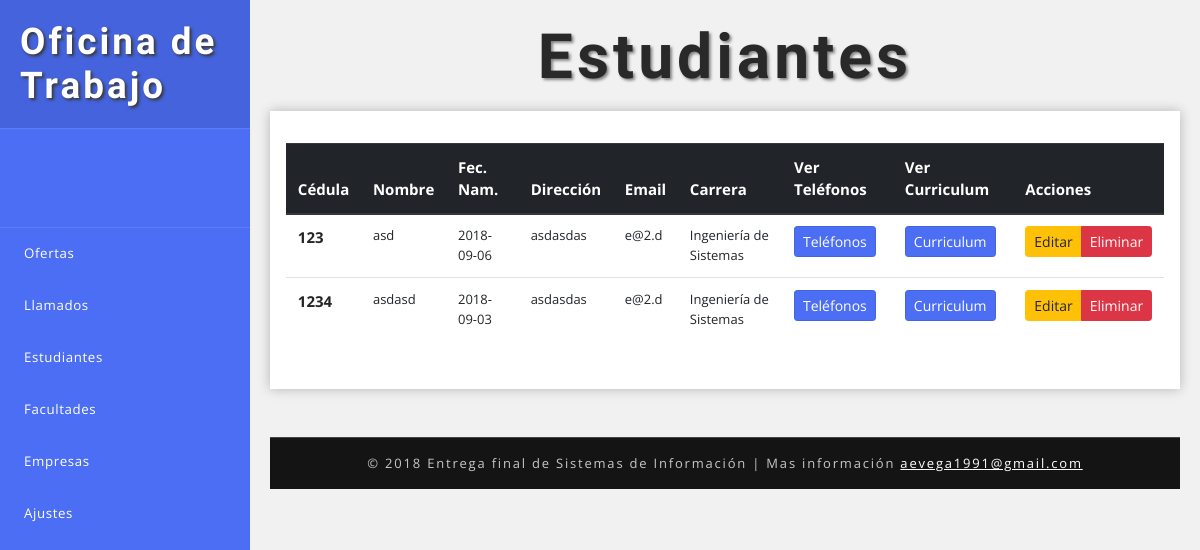
/index.php/estudiantes/view, run on the app's committed database.
### tables this page shows
CREATE TABLE `estudiantes` (
  `est_id` int(11) NOT NULL,
  `est_cedula` varchar(15) NOT NULL,
  `est_nombre` varchar(50) NOT NULL,
  `est_fec_nam` date NOT NULL,
  `est_direccion` varchar(255) NOT NULL,
  `est_email` varchar(100) NOT NULL,
  `est_curriculum` varchar(1000) NOT NULL,
  `car_id` int(11) NOT NULL,
  `est_semestre` int(11) NOT NULL
);

CREATE TABLE `carrera` (
  `carr_id` int(11) NOT NULL,
  `carr_nombre` varchar(100) NOT NULL,
  `carr_unid_cred` int(11) NOT NULL,
  `fac_id` int(11) NOT NULL
);

### application/controllers/Estudiantes.php (called while the page is built, shortened)
<?php
class Estudiantes extends CI_Controller
{
	function __construct()
	{
		$this->load->model('MEstudiantes');
		$this->load->model('MTelefonos');
		$this->load->model('MFacultad');
		$this->load->model('MCarrera');
		$this->load->helper('url');
	}
	public function view()
	{
		$data['estudiantes'] = $this->MEstudiantes->get_estudiantes();
		$this->load->view('layouts/top');
		$this->load->view('estudiantes/list', $data);
		$this->load->view('layouts/bottom');
	}
}
?>

### index.php (called while the page is built, shortened)
<?php
require_once BASEPATH.'core/CodeIgniter.php';

### application/models/MEstudiantes.php (called while the page is built, shortened)
<?php
class MEstudiantes extends CI_Model
{
	public function get_estudiantes($id = FALSE)
	{
		$this->db->join('carrera', 'estudiantes.car_id = carrera.carr_id', 'left');
		if ($id === FALSE)
	    {
	        $query = $this->db->get('estudiantes');
	        return $query->result_array();
	    }
		$query = $this->db->get_where('estudiantes', array('estudiantes.est_id' => $id));
	    return $query->row_array();
	}
}
 ?>

### application/views/estudiantes/list.php (the view, shortened to what this page needs)
<h2 class="main-title-w3layouts mb-2 text-center">Estudiantes</h2>
<section class="tables-section">
    <div class="outer-w3-agile mt-3"  style="overflow-x:auto;">
		<table class="table">
	        <thead class="thead-dark">
	            <tr>
	                <th scope="col">Cédula</th>
	                <th scope="col">Nombre</th>
	                <th scope="col">Fec. Nam.</th>
	                <th scope="col">Dirección</th>
	                <th scope="col">Email</th>
	                <th scope="col">Carrera</th>
	                <th scope="col">Ver Teléfonos</th>
	                <th scope="col">Ver Curriculum</th>
	                <th scope="col">Acciones</th>
	            </tr>
	        </thead>
	        <tbody>
	        	<?php foreach ($estudiantes as $estudiante): ?>
	                <tr>
	                    <th scope="row"><?php echo $estudiante['est_cedula'] ?></th>
	                    <td><?php echo $estudiante['est_nombre'] ?></td>
	                    <td><?php echo $estudiante['est_fec_nam'] ?></td>
						<td><?php echo $estudiante['est_direccion'] ?></td>
	                    <td><?php echo $estudiante['est_email'] ?></td>
	                    <td><?php echo $estudiante['carr_nombre'] ?></td>
	                    <td>
	                    	<a href="<?php echo base_url(); ?>index.php/Estudiantes/telefonos/<?php echo $estudiante['est_id'];?>" class="btn btn-sm btn-primary" >Teléfonos</a>
	                    </td>
	                    <td>
	                    	<a href="<?php echo base_url(); ?>index.php/Estudiantes/curriculum/<?php echo $estudiante['est_id'];?>" class="btn btn-sm btn-primary">Curriculum</a>
	                    </td>
	                    <td>
	                    	<div class="btn-group">
	                    		<a href="<?php echo base_url(); ?>index.php/Estudiantes/edit/<?php echo $estudiante['est_id'];?>" class="btn btn-sm btn-warning">Editar</a>
	                    		<a href="<?php echo base_url(); ?>index.php/Estudiantes/delete/<?php echo $estudiante['est_id'];?>" class="btn btn-sm btn-danger">Eliminar</a>
	                    	</div>
	                    </td>
	                </tr>
	            <?php endforeach ?>
	        </tbody>
	    </table>
	</div>
</section>

### css/panel/style.css (style rules this page uses)
html, body { margin: 0; font-size: 100%; font-family: 'Open Sans', sans-serif; background: #fff; }
body a { text-decoration: none; transition: 0.5s all; -webkit-transition: 0.5s all; -moz-transition: 0.5s all; -o-transition: 0.5s all; -ms-transition: 0.5s all; }
h1, h2, h3, h4, h5, h6 { margin: 0; font-family: 'Poiret One', cursive; font-weight: 700; }
.outer-w3-agile { padding: 2em 1em; -webkit-box-shadow: 0px 0px 11px 0px rgba(0, 0, 0, 0.25); -moz-box-shadow: 0px 0px 11px 0px rgba(0, 0, 0, 0.25); box-shadow: 0px 0px 11px 0px rgba(0, 0, 0, 0.25); background: #fff; }
h2.main-title-w3layouts { font-size: 3.9em; letter-spacing: 4px; color: #292929; text-shadow: 2px 2px 3px #838386; text-transform: capitalize; }
.table th, .table td { padding: 0.74rem; vertical-align: top; border-top: 1px solid #dee2e6; font-size: 13px; }
.table th { color: #252525; font-size: 15px; }
.btn-primary { color: #fff; background-color: #4c6ef5; border-color: #4463dc; }

### css/panel/style4.css (style rules this page uses)
body { font-family: 'Open Sans', sans-serif; background: #f1f1f1; }
a, a:hover, a:focus { color: inherit; text-decoration: none; transition: all 0.3s; }

### data on the page
estudiantes: est_cedula "123", est_nombre "asd", est_fec_nam "2018-09-06", est_direccion "asdasdas", est_email "e@2.d", car.carr_nombre "Ingeniería de Sistemas"
estudiantes: est_cedula "1234", est_nombre "asdasd", est_fec_nam "2018-09-03", est_direccion "asdasdas", est_email "e@2.d", car.carr_nombre "Ingeniería de Sistemas"
